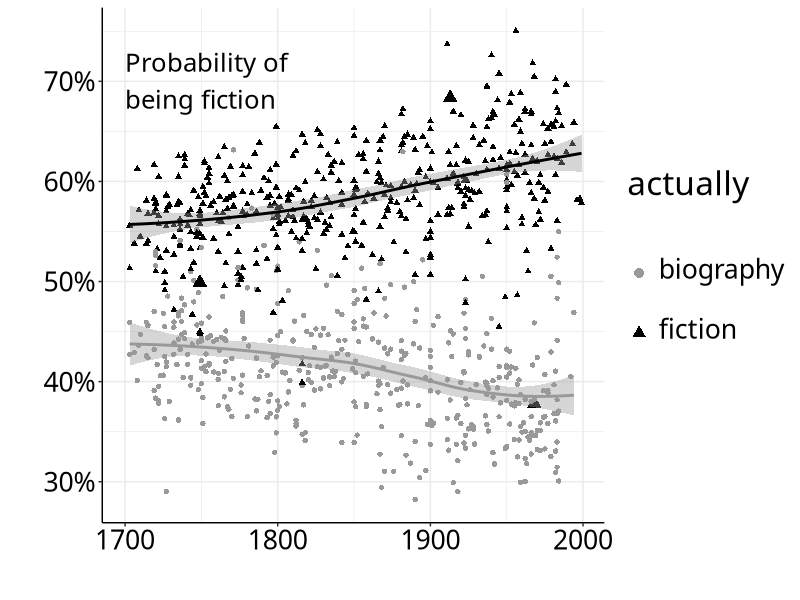
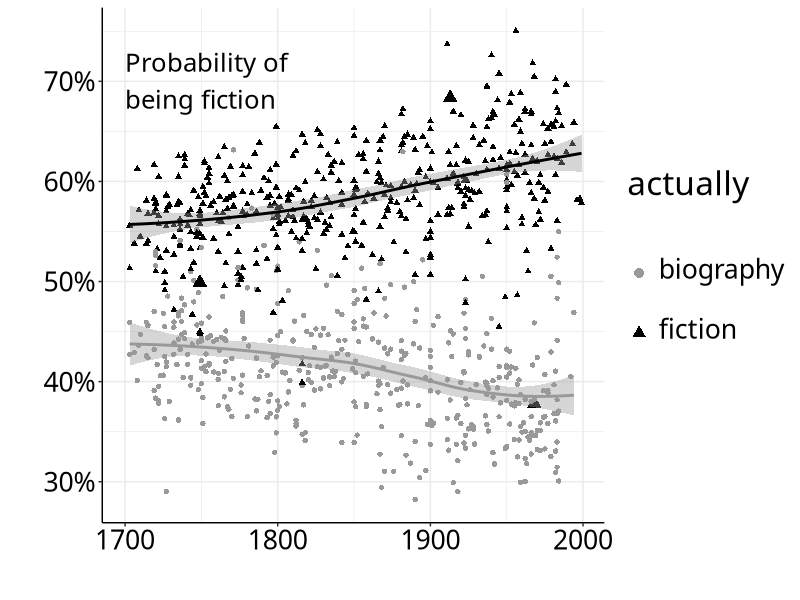

R code for these plots, in order:
library(scales)
library(ggplot2)
library(dplyr)

this.dir <- dirname(parent.frame(2)$ofile)
setwd(this.dir)
l <- read.csv('../plotdata/the900.csv')

reviewd <- as.factor(l$realclass)
levels(reviewd) <- c('not', 'rev')
l$reviewed <- reviewd
levels(l$reviewed) = c('biography\n', 'fiction\n')
l$volid <- as.character(l$volid)
l$size <- (rep(1, length(l$reviewed)))
l$size[l$volid == 'mdp.39015056795308' | l$volid == 'uc2.ark+=13960=t5h99113n' | l$volid == 'uc1.$b404097'] <- 3

p <- ggplot(l, aes(x = dateused, y = logistic, color = reviewed, shape = reviewed)) + 
  geom_point(aes(size = size)) + geom_smooth() + 
  scale_color_manual(name = 'actually\n', values = c('gray60', 'black'),
                     guide = guide_legend(keyheight = 3,  label.vjust = -0.4, override.aes = list(linetype = 0, fill = NA, size = 3))) + 
  theme(text = element_text(size = 24)) + scale_size(guide = FALSE, range = c(1.5,3.5)) +
  scale_y_continuous('', labels = percent, breaks = c(0.3, 0.4, 0.5, 0.6, 0.7)) + 
  scale_x_continuous("") + theme_bw() +
  annotate('text', x = 1700, y = 0.7, label = 'Probability of\nbeing fiction', 
           hjust = 0, family = 'Baskerville', size = 6.5) +
  theme(text = element_text(size = 24, family = "Baskerville"), panel.border = element_blank()) +
  theme(axis.line = element_line(color = 'black'),
        axis.text = element_text(color = 'black')) +
  scale_shape_discrete(name = "actually\n")

tiff("/Users/tunder/Dropbox/book/chapter1/images/C1Fig4probabilities.tiff", height = 6, width = 9, units = 'in', res=400)
plot(p)
dev.off()
plot(p)